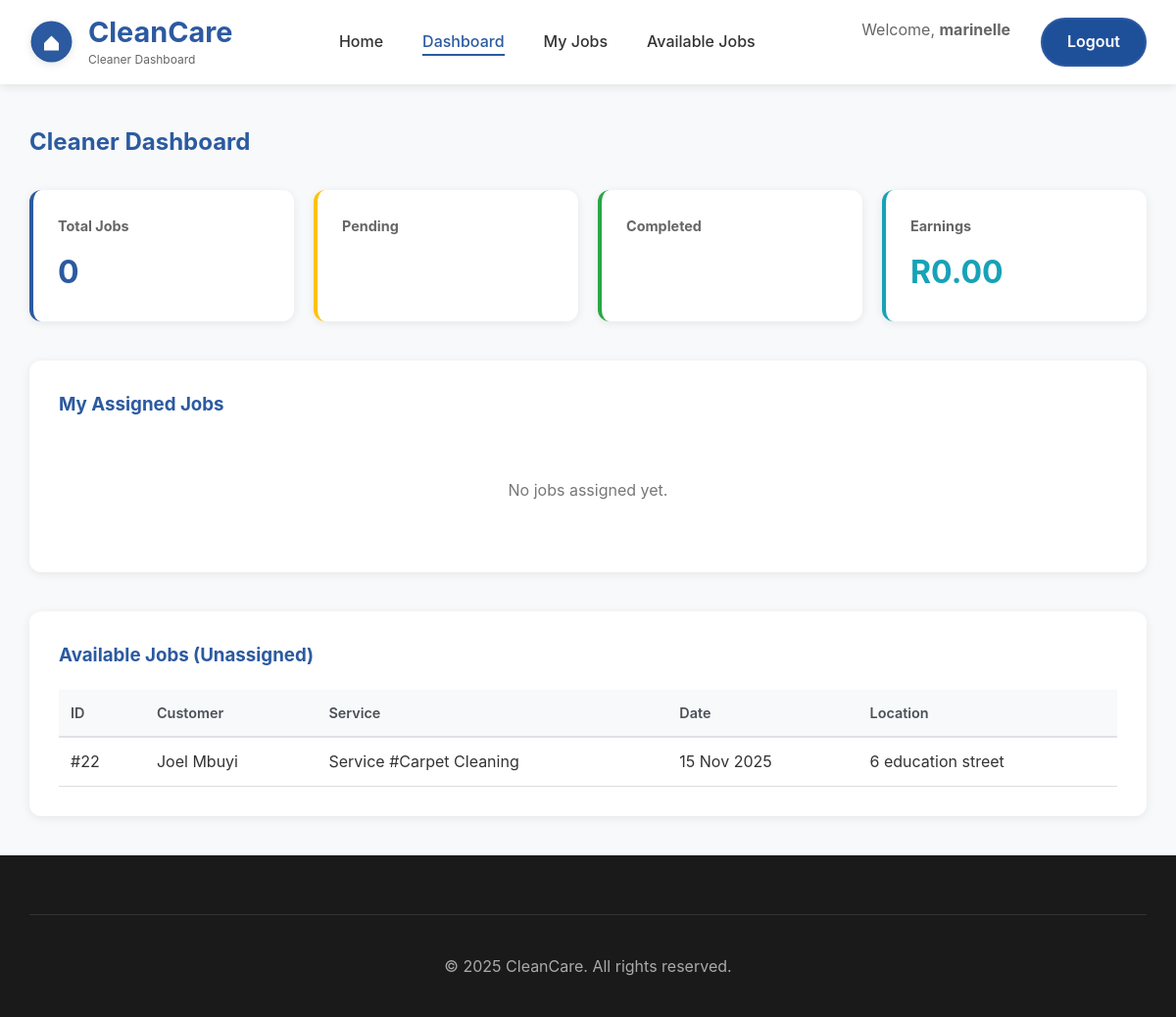
The page /dashboards/cleaner.php (signed in) on the database as committed earlier.
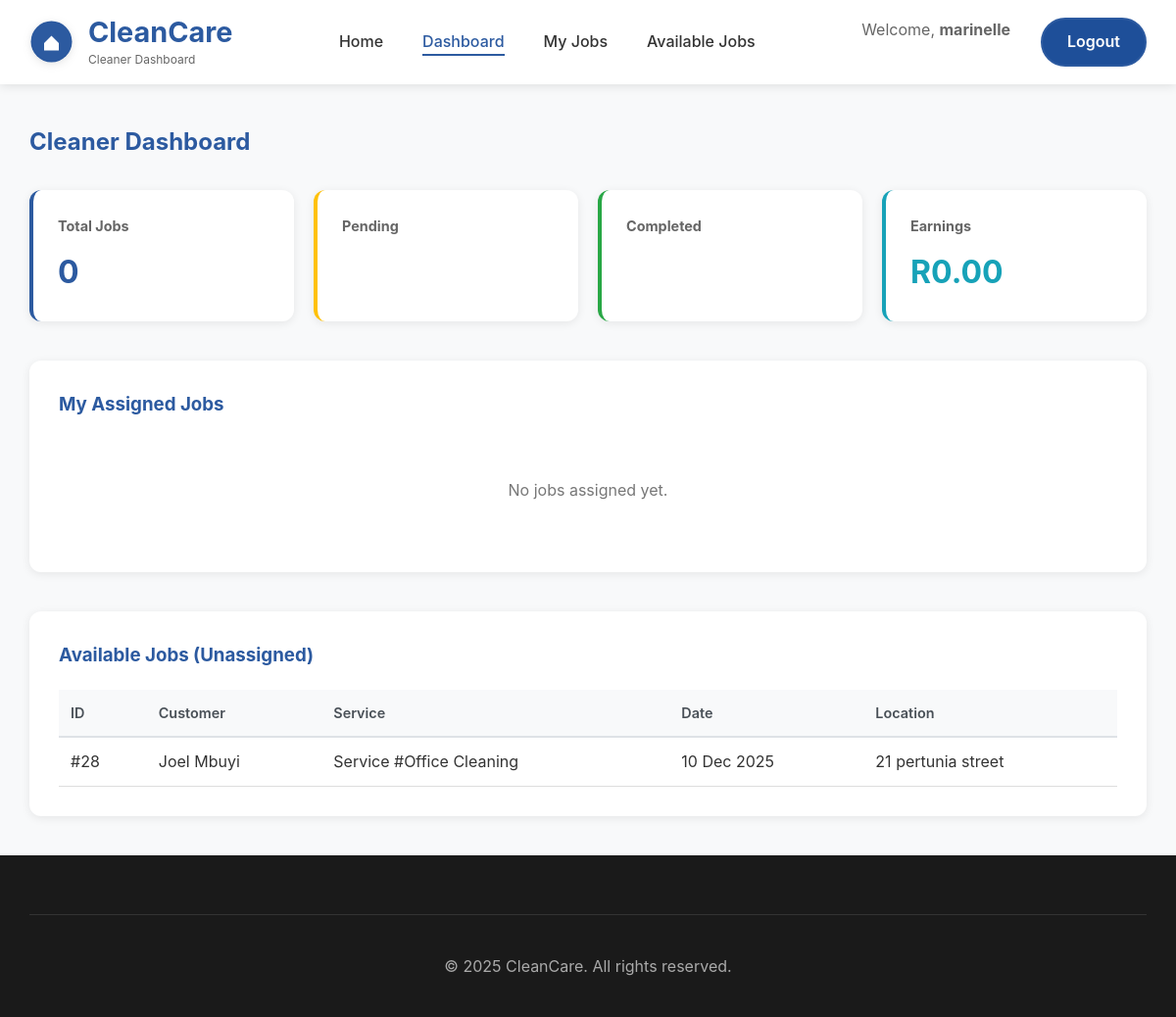
The same page on the database as committed later.
### tables this page shows
CREATE TABLE `bookings` (
  `id` int(11) NOT NULL,
  `customer_id` int(11) NOT NULL,
  `cleaner_id` int(11) DEFAULT NULL,
  `service_id` varchar(255) NOT NULL,
  `price` decimal(10,2) NOT NULL,
  `date_booked` date NOT NULL,
  `location` varchar(255) NOT NULL,
  `completed` tinyint(1) DEFAULT 0,
  `booking_date` date NOT NULL,
  `customer` varchar(100) NOT NULL,
  `cleaner` varchar(100) NOT NULL,
  `inventory_log` tinyint(1) DEFAULT 0,
  `inventory_deducted` tinyint(1) DEFAULT 0,
  `status` enum('pending','assigned','in_progress','completed_by_cleaner','completed','cancelled') DEFAULT 'pending',
  `payment_status` enum('unpaid','paid','refunded','partial_refund') DEFAULT 'unpaid',
  `cancelled_at` datetime DEFAULT NULL,
  `cancellation_reason` text DEFAULT NULL,
  `completed_by_cleaner_at` datetime DEFAULT NULL,
  `completed_by_admin_at` datetime DEFAULT NULL,
  `review` text DEFAULT NULL,
  `rating` int(11) DEFAULT NULL
);

CREATE TABLE `customers` (
  `id` int(11) NOT NULL,
  `name` varchar(100) NOT NULL,
  `email` varchar(100) DEFAULT NULL,
  `phone` varchar(20) DEFAULT NULL,
  `address` text DEFAULT NULL
);

### dashboards/cleaner.php (the view, shortened to what the changed rows need)
<?php
require_once '../backend/db_config.php';
require_once '../backend/functions.php';
try {
    $stmt = $pdo->query("SELECT b.*, c.name as customer_name, c.address as customer_address
                         FROM bookings b
                         LEFT JOIN customers c ON b.customer_id = c.id
                         WHERE b.cleaner_id IS NULL AND (b.status = 'pending' OR b.status IS NULL) AND b.completed = 0
                         ORDER BY b.booking_date DESC");
    $available_jobs = $stmt->fetchAll(PDO::FETCH_ASSOC);
    $service_names = [
        1 => 'Regular Cleaning',
        2 => 'Deep Cleaning',
        3 => 'Move In/Out Cleaning',
        4 => 'Office Cleaning',
        5 => 'Carpet Cleaning',
        6 => 'Window Cleaning'
    ];
} catch (PDOException $e) {
    error_log("Cleaner dashboard error: " . $e->getMessage());
    $bookings = [];
    $available_jobs = [];
    $cleaner_notifications = [];
    $stats = ['total' => 0, 'pending' => 0, 'completed' => 0, 'total_earnings' => 0];
}
?>
<!DOCTYPE html>
<html lang="en">
<head>
    <link rel="stylesheet" href="../frontend/css/style.css">
    <link rel="stylesheet" href="../frontend/css/dashboard.css">
</head>
<body>
    <nav class="navbar">
        <div class="nav-container">
            <div class="logo">
                <div class="logo-container">
                    <div class="logo-text">
                        <h1>CleanCare</h1>
                    </div>
                </div>
            </div>
        </div>
    </nav>
    <section style="padding: 40px 0; background: #f8f9fa; min-height: calc(100vh - 80px);">
        <div class="container">
            <h2 style="color: #2c5aa0; margin-bottom: 30px;">Cleaner Dashboard</h2>
            <div id="available" style="background:white;padding:30px;border-radius:12px;box-shadow:0 2px 10px rgba(0,0,0,0.08);">
                <?php if (empty($available_jobs)): ?>
                    <p style="text-align:center;color:#777; padding: 40px;">No available jobs right now.</p>
                <?php else: ?>
                    <div style="overflow-x: auto;">
                        <table style="width:100%;border-collapse:collapse;">
                            <thead>
                                <tr style="background: #f8f9fa; border-bottom: 2px solid #dee2e6;">
                                    <th style="padding: 12px; text-align: left;">ID</th>
                                    <th style="padding: 12px; text-align: left;">Customer</th>
                                    <th style="padding: 12px; text-align: left;">Service</th>
                                    <th style="padding: 12px; text-align: left;">Date</th>
                                    <th style="padding: 12px; text-align: left;">Location</th>
                                </tr>
                            </thead>
                            <tbody>
                            <?php foreach($available_jobs as $job):
                                $service_name = $service_names[$job['service_id']] ?? "Service #{$job['service_id']}";
                            ?>
                                <tr style="border-bottom:1px solid #ddd;">
                                    <td style="padding: 12px;">#<?= $job['id'] ?></td>
                                    <td style="padding: 12px;"><?= htmlspecialchars($job['customer_name']) ?></td>
                                    <td style="padding: 12px;"><?= htmlspecialchars($service_name) ?></td>
                                    <td style="padding: 12px;"><?= date('d M Y', strtotime($job['booking_date'])) ?></td>
                                    <td style="padding: 12px;"><?= htmlspecialchars($job['location']) ?></td>
                                </tr>
                            <?php endforeach; ?>
                            </tbody>
                        </table>
                    </div>
                <?php endif; ?>
            </div>
        </div>
    </section>
</body>
</html>

Rows that differ between the two databases and show on the page:
removed bookings: id "22", customer.name "Joel Mbuyi", service "Service #Carpet Cleaning", booking_date "15 Nov 2025", location "6 education street"
added bookings: id "28", customer.name "Joel Mbuyi", service "Service #Office Cleaning", booking_date "10 Dec 2025", location "21 pertunia street"
